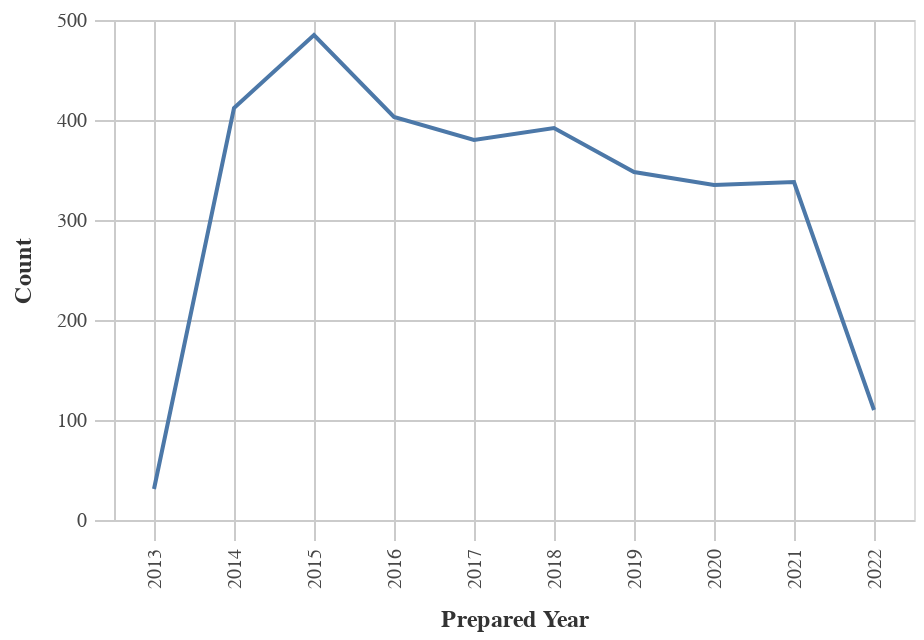

Here is the notebook cell this chart was saved with:
### Markdown cell above
### Obligations by Year

### Code cell
#Line chart for Obligations by Year
chart_df = (df_top>>filter(_.variable=='prepared_y')).rename(columns= {"value":"Year"})
    
chart1= (_dla_utils_reports.basic_line_chart_test_no_save(chart_df, 'Year', 'count', district)).encode(x=alt.X('Year:O', title='Prepared Year'))
display(chart1)

### Figure 1 — Vega-Lite specification as saved in the notebook (floating-point values rounded to 4 significant figures)
{"config": {"view": {"continuousWidth": 400, "continuousHeight": 300}, "axis": {"domainColor": "#cbcbcb", "grid": true, "gridColor": "#cbcbcb", "gridWidth": 1, "labelColor": "#474747", "labelFont": "Nunito Sans", "labelFontSize": 10, "labelPadding": 4, "tickColor": "#cbcbcb", "tickSize": 10, "titleColor": "#333", "titleFont": "Raleway", "titleFontSize": 12, "titlePadding": 10}, "axisBand": {"grid": false}, "background": "white", "font": "Raleway", "header": {"labelFont": "Nunito Sans", "titleFont": "Raleway"}, "legend": {"labelColor": "#333", "labelFont": "Nunito Sans", "labelFontSize": 11, "labelLimit": 0, "padding": 1, "symbolSize": 30, "symbolType": "square", "titleColor": "#333", "titleFont": "Raleway", "titleFontSize": 14, "titlePadding": 10}, "title": {"anchor": "middle", "font": "Raleway", "fontSize": 18, "fontWeight": 300, "offset": 20}}, "data": {"name": "data-3e68e05aff41607c9372f8d5ef584fc5"}, "mark": "line", "encoding": {"tooltip": [{"field": "Year", "type": "quantitative"}, {"field": "count", "type": "quantitative"}], "x": {"field": "Year", "title": "Prepared Year", "type": "ordinal"}, "y": {"field": "count", "title": "Count", "type": "quantitative"}}, "height": 250, "width": 400, "$schema": "https://vega.github.io/schema/vega-lite/v4.17.0.json", "datasets": {"data-3e68e05aff41607c9372f8d5ef584fc5": [{"Year": 2015.0, "count": 485, "variable": "prepared_y"}, {"Year": 2014.0, "count": 412, "variable": "prepared_y"}, {"Year": 2016.0, "count": 403, "variable": "prepared_y"}, {"Year": 2018.0, "count": 392, "variable": "prepared_y"}, {"Year": 2017.0, "count": 380, "variable": "prepared_y"}, {"Year": 2019.0, "count": 348, "variable": "prepared_y"}, {"Year": 2021.0, "count": 338, "variable": "prepared_y"}, {"Year": 2020.0, "count": 335, "variable": "prepared_y"}, {"Year": 2022.0, "count": 110, "variable": "prepared_y"}, {"Year": 2013.0, "count": 31, "variable": "prepared_y"}]}}
